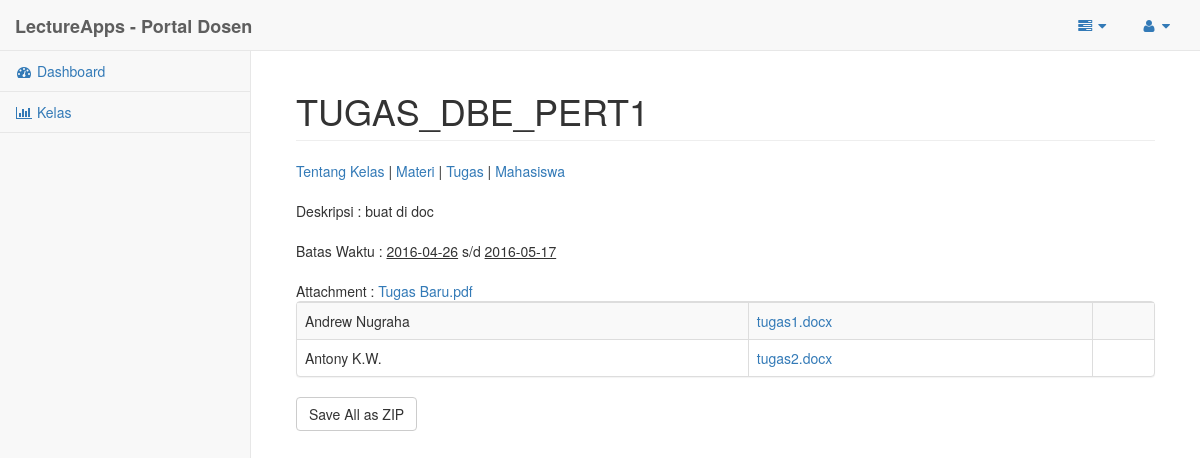
The app's page /Tampilan/temp/kelas_dosen_tugas_detail.php?idkelas=2&idtugas=2 with its own data.
### tables this page shows
CREATE TABLE IF NOT EXISTS `tugas` (
`idTugas` int(11) NOT NULL,
  `namaTugas` varchar(255) NOT NULL,
  `deskripsiTugas` varchar(255) NOT NULL,
  `tglMulaiTugas` date NOT NULL,
  `tglSelesaiTugas` date NOT NULL,
  `fileTugas` varchar(255) NOT NULL,
  `tglUploadTugas` date NOT NULL,
  `idKelas` int(11) NOT NULL
);

CREATE TABLE IF NOT EXISTS `hasiltgs` (
`idHasiltgs` int(11) NOT NULL,
  `idTugas` int(11) NOT NULL,
  `idUser` int(11) NOT NULL,
  `idKelas` int(11) NOT NULL,
  `fileHasiltgs` varchar(255) NOT NULL,
  `tglUploadHasiltgs` date NOT NULL,
  `nilai` float NOT NULL
);

CREATE TABLE IF NOT EXISTS `user` (
`idUser` int(11) NOT NULL,
  `namaUser` varchar(50) NOT NULL,
  `passwordUser` varchar(255) NOT NULL,
  `emailUser` varchar(100) NOT NULL,
  `tglLahirUser` date NOT NULL,
  `fotoUser` varchar(255) NOT NULL,
  `status` int(11) DEFAULT NULL
);

### Tampilan/temp/kelas_dosen_tugas_detail.php (the view, shortened to what this page needs)
<?php
	require_once('../includes/koneksi.php');
	$id = $_GET['idkelas'];
	$idtugas = $_GET['idtugas'];
	$sql="SELECT * FROM tugas WHERE idKelas=$id and idTugas=$idtugas";
	$hasil=mysqli_query($k, $sql);
	$tugas=mysqli_fetch_assoc($hasil);
	$sql2="SELECT
				a.*,
				b.`namaUser` as namaMahasiswa
			FROM
				hasiltgs a
				LEFT JOIN USER b
				ON a.`idUser`=b.`idUser`
			WHERE
				a.idTugas=$idtugas
				AND a.idKelas=$id";
	$hasil2=mysqli_query($k, $sql2);
?>
<!DOCTYPE html>
<html lang="en">
<head>
    <link href="../bower_components/bootstrap/dist/css/bootstrap.min.css" rel="stylesheet">
    <link href="../bower_components/metisMenu/dist/metisMenu.min.css" rel="stylesheet">
    <link href="../dist/css/sb-admin-2.css" rel="stylesheet">
    <link href="../bower_components/font-awesome/css/font-awesome.min.css" rel="stylesheet" type="text/css">
</head>
<body>
    <div id="wrapper">
        <nav class="navbar navbar-default navbar-static-top" role="navigation" style="margin-bottom: 0">
            <div class="navbar-header">
                <a class="navbar-brand" href="index.html"><b>LectureApps - Portal Dosen</b></a>
            </div>
            <ul class="nav navbar-top-links navbar-right">
                <li class="dropdown">
                    <a class="dropdown-toggle" data-toggle="dropdown" href="#">
                        <i class="fa fa-tasks fa-fw"></i>  <i class="fa fa-caret-down"></i>
                    </a>
                </li>
                <li class="dropdown">
                    <a class="dropdown-toggle" data-toggle="dropdown" href="#">
                        <i class="fa fa-user fa-fw"></i>  <i class="fa fa-caret-down"></i>
                    </a>
                </li>
            </ul>
            <div class="navbar-default sidebar" role="navigation">
                <div class="sidebar-nav navbar-collapse">
                    <ul class="nav" id="side-menu">
                        <li>
                            <a href="dosen.php"><i class="fa fa-dashboard fa-fw"></i> Dashboard</a>
                        </li>
                        <li>
                            <a href="kelas_dosen.php"><i class="fa fa-bar-chart-o fa-fw"></i> Kelas</a>
                        </li>
                    </ul>
                </div>
            </div>
        </nav>
        <div id="page-wrapper">
            <div class="container-fluid">
                <div class="row">
                    <div class="col-lg-12">
                        <h1 class="page-header"><?php echo $tugas['namaTugas'] ?></h1>
                    </div>
                </div>
				<?php include('../includes/dosen_dtlmenu.php'); ?>
				Deskripsi :
				<?php echo $tugas['deskripsiTugas']?>
				<br/><br/>
				Batas Waktu :
				<?php echo "<u>".$tugas['tglMulaiTugas']."</u>" ?> s/d <?php echo "<u>".$tugas['tglSelesaiTugas']."</u>" ?>
				<br/><br/>
				Attachment :
				<a href="tugas/tugas_download.php?idtugas=<?php echo $tugas['idTugas']; ?>"><?php echo $tugas['fileTugas']; ?></a>
					<div class="panel panel-default">
						<div class="table-responsive">
							<table class="table table-striped table-bordered table-hover">
								<tbody>
							<?php
								WHILE($kumpul=mysqli_fetch_assoc($hasil2)){
							?>
							<tr>
								<td><?php echo $kumpul['namaMahasiswa'] ?></td>
								<td><a href="hasiltgs/hasiltgs_download.php?idhasiltgs=<?php echo $kumpul['idHasiltgs']; ?>"><?php echo $kumpul['fileHasiltgs'] ?></a></td>
								<td></td>
							</tr>
							<?php
								}
							?>
							</table>
						</div>
					</div>
					<form action="hasiltgs/hasiltgs_download_all.php" method="POST">
						<input type="submit" name="downloadall" class="btn btn-default" value="Save All as ZIP" />
					</form>
				</div>
            </div>
        </div>
</body>
</html>

### records on screen
tugas: namaTugas "TUGAS_DBE_PERT1", deskripsiTugas "buat di doc", tglMulaiTugas "2016-04-26", tglSelesaiTugas "2016-05-17", fileTugas "Tugas Baru.pdf"
hasiltgs: idUser.namaUser "Andrew Nugraha", fileHasiltgs "tugas1.docx"
hasiltgs: idUser.namaUser "Antony K.W.", fileHasiltgs "tugas2.docx"
